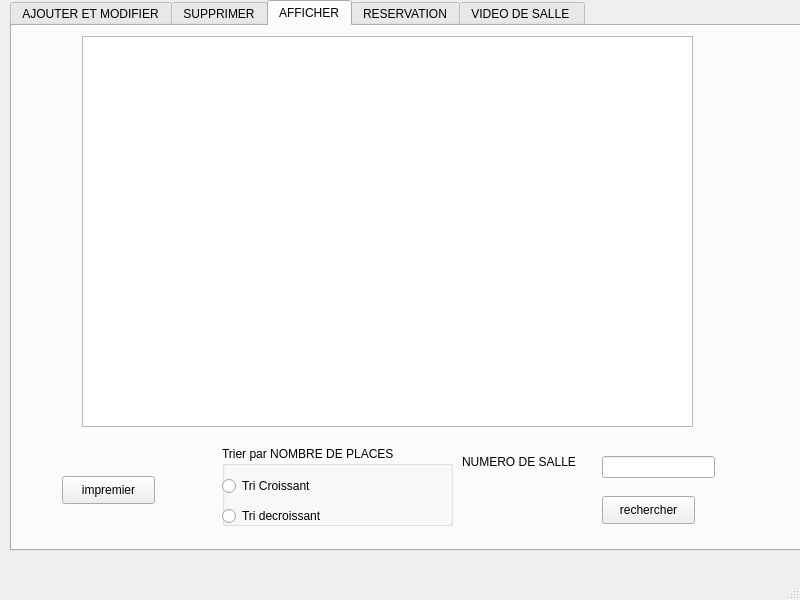
<?xml version="1.0" encoding="UTF-8"?>
<ui version="4.0">
 <class>MainWindow</class>
 <widget class="QMainWindow" name="MainWindow">
  <property name="geometry">
   <rect>
    <x>0</x>
    <y>0</y>
    <width>800</width>
    <height>600</height>
   </rect>
  </property>
  <property name="windowTitle">
   <string>MainWindow</string>
  </property>
  <widget class="QWidget" name="centralwidget">
   <widget class="QTabWidget" name="tabWidget">
    <property name="geometry">
     <rect>
      <x>10</x>
      <y>0</y>
      <width>801</width>
      <height>551</height>
     </rect>
    </property>
    <property name="currentIndex">
     <number>2</number>
    </property>
    <widget class="QWidget" name="tab">
     <attribute name="title">
      <string>AJOUTER ET MODIFIER</string>
     </attribute>
     <widget class="QLabel" name="label">
      <property name="geometry">
       <rect>
        <x>30</x>
        <y>60</y>
        <width>161</width>
        <height>31</height>
       </rect>
      </property>
      <property name="text">
       <string>NUMERO DE SALLE</string>
      </property>
     </widget>
     <widget class="QLabel" name="label_2">
      <property name="geometry">
       <rect>
        <x>30</x>
        <y>120</y>
        <width>161</width>
        <height>16</height>
       </rect>
      </property>
      <property name="text">
       <string>TYPE DE SALLE </string>
      </property>
     </widget>
     <widget class="QLabel" name="label_3">
      <property name="geometry">
       <rect>
        <x>30</x>
        <y>170</y>
        <width>161</width>
        <height>16</height>
       </rect>
      </property>
      <property name="text">
       <string>NOMBRE DE PLACES</string>
      </property>
     </widget>
     <widget class="QLabel" name="label_4">
      <property name="geometry">
       <rect>
        <x>30</x>
        <y>240</y>
        <width>141</width>
        <height>20</height>
       </rect>
      </property>
      <property name="text">
       <string>EQUIPEMENT</string>
      </property>
     </widget>
     <widget class="QCheckBox" name="ordinateur">
      <property name="geometry">
       <rect>
        <x>200</x>
        <y>240</y>
        <width>191</width>
        <height>20</height>
       </rect>
      </property>
      <property name="text">
       <string>ORDINATEUR</string>
      </property>
     </widget>
     <widget class="QCheckBox" name="tableau">
      <property name="geometry">
       <rect>
        <x>200</x>
        <y>280</y>
        <width>111</width>
        <height>20</height>
       </rect>
      </property>
      <property name="text">
       <string>TABLEAU</string>
      </property>
     </widget>
     <widget class="QCheckBox" name="clima">
      <property name="geometry">
       <rect>
        <x>200</x>
        <y>320</y>
        <width>151</width>
        <height>20</height>
       </rect>
      </property>
      <property name="text">
       <string>CLIMATISATION</string>
      </property>
     </widget>
     <widget class="QCheckBox" name="data">
      <property name="geometry">
       <rect>
        <x>200</x>
        <y>360</y>
        <width>131</width>
        <height>20</height>
       </rect>
      </property>
      <property name="text">
       <string>DATA SHOW</string>
      </property>
     </widget>
     <widget class="QPushButton" name="ajouter">
      <property name="geometry">
       <rect>
        <x>390</x>
        <y>430</y>
        <width>93</width>
        <height>28</height>
       </rect>
      </property>
      <property name="text">
       <string>AJOUTER</string>
      </property>
     </widget>
     <widget class="QPushButton" name="pushButton_2">
      <property name="geometry">
       <rect>
        <x>490</x>
        <y>430</y>
        <width>93</width>
        <height>28</height>
       </rect>
      </property>
      <property name="text">
       <string>MODIFIER</string>
      </property>
     </widget>
     <widget class="QRadioButton" name="reunion">
      <property name="geometry">
       <rect>
        <x>180</x>
        <y>120</y>
        <width>97</width>
        <height>20</height>
       </rect>
      </property>
      <property name="text">
       <string>reunion</string>
      </property>
     </widget>
     <widget class="QRadioButton" name="revision">
      <property name="geometry">
       <rect>
        <x>330</x>
        <y>120</y>
        <width>97</width>
        <height>20</height>
       </rect>
      </property>
      <property name="text">
       <string>revision</string>
      </property>
     </widget>
     <widget class="QLineEdit" name="numero">
      <property name="geometry">
       <rect>
        <x>180</x>
        <y>60</y>
        <width>311</width>
        <height>22</height>
       </rect>
      </property>
     </widget>
     <widget class="QLineEdit" name="nombre">
      <property name="geometry">
       <rect>
        <x>180</x>
        <y>180</y>
        <width>311</width>
        <height>22</height>
       </rect>
      </property>
     </widget>
     <widget class="QPushButton" name="video">
      <property name="geometry">
       <rect>
        <x>420</x>
        <y>350</y>
        <width>93</width>
        <height>28</height>
       </rect>
      </property>
      <property name="text">
       <string>video</string>
      </property>
     </widget>
    </widget>
    <widget class="QWidget" name="tab_2">
     <attribute name="title">
      <string>SUPPRIMER</string>
     </attribute>
     <widget class="QLabel" name="label_5">
      <property name="geometry">
       <rect>
        <x>40</x>
        <y>130</y>
        <width>271</width>
        <height>16</height>
       </rect>
      </property>
      <property name="text">
       <string>NUMERO DE SALLE A SUPPRIMER </string>
      </property>
     </widget>
     <widget class="QPushButton" name="pushButton_3">
      <property name="geometry">
       <rect>
        <x>500</x>
        <y>240</y>
        <width>161</width>
        <height>28</height>
       </rect>
      </property>
      <property name="text">
       <string>SUPPRIMER</string>
      </property>
     </widget>
     <widget class="QLineEdit" name="numeroooo">
      <property name="geometry">
       <rect>
        <x>280</x>
        <y>130</y>
        <width>311</width>
        <height>22</height>
       </rect>
      </property>
     </widget>
    </widget>
    <widget class="QWidget" name="tab_3">
     <attribute name="title">
      <string>AFFICHER</string>
     </attribute>
     <widget class="QTableView" name="tablesalle">
      <property name="geometry">
       <rect>
        <x>70</x>
        <y>10</y>
        <width>611</width>
        <height>391</height>
       </rect>
      </property>
     </widget>
     <widget class="QPushButton" name="rechercher_button">
      <property name="geometry">
       <rect>
        <x>590</x>
        <y>470</y>
        <width>93</width>
        <height>28</height>
       </rect>
      </property>
      <property name="text">
       <string>rechercher</string>
      </property>
     </widget>
     <widget class="QGroupBox" name="groupBox_2">
      <property name="geometry">
       <rect>
        <x>210</x>
        <y>420</y>
        <width>231</width>
        <height>80</height>
       </rect>
      </property>
      <property name="title">
       <string>Trier par NOMBRE DE PLACES</string>
      </property>
      <widget class="QRadioButton" name="radioButton_croissant">
       <property name="geometry">
        <rect>
         <x>0</x>
         <y>30</y>
         <width>141</width>
         <height>20</height>
        </rect>
       </property>
       <property name="text">
        <string>Tri Croissant</string>
       </property>
      </widget>
      <widget class="QRadioButton" name="radioButton_dcroissant">
       <property name="geometry">
        <rect>
         <x>0</x>
         <y>60</y>
         <width>121</width>
         <height>20</height>
        </rect>
       </property>
       <property name="text">
        <string>Tri decroissant</string>
       </property>
      </widget>
     </widget>
     <widget class="QLabel" name="label_10">
      <property name="geometry">
       <rect>
        <x>450</x>
        <y>420</y>
        <width>161</width>
        <height>31</height>
       </rect>
      </property>
      <property name="text">
       <string>NUMERO DE SALLE</string>
      </property>
     </widget>
     <widget class="QLineEdit" name="id_reparation">
      <property name="geometry">
       <rect>
        <x>590</x>
        <y>430</y>
        <width>113</width>
        <height>22</height>
       </rect>
      </property>
     </widget>
     <widget class="QPushButton" name="imp">
      <property name="geometry">
       <rect>
        <x>50</x>
        <y>450</y>
        <width>93</width>
        <height>28</height>
       </rect>
      </property>
      <property name="text">
       <string>impremier</string>
      </property>
     </widget>
    </widget>
    <widget class="QWidget" name="tab_4">
     <attribute name="title">
      <string>RESERVATION</string>
     </attribute>
     <widget class="QLabel" name="label_6">
      <property name="geometry">
       <rect>
        <x>60</x>
        <y>60</y>
        <width>181</width>
        <height>16</height>
       </rect>
      </property>
      <property name="text">
       <string>NOMBRE DE SALLE</string>
      </property>
     </widget>
     <widget class="QLabel" name="label_7">
      <property name="geometry">
       <rect>
        <x>60</x>
        <y>120</y>
        <width>181</width>
        <height>16</height>
       </rect>
      </property>
      <property name="text">
       <string>DATE DE RESERVATION</string>
      </property>
     </widget>
     <widget class="QLabel" name="label_8">
      <property name="geometry">
       <rect>
        <x>60</x>
        <y>190</y>
        <width>201</width>
        <height>16</height>
       </rect>
      </property>
      <property name="text">
       <string>HEURE DE DEBUT </string>
      </property>
     </widget>
     <widget class="QLabel" name="label_9">
      <property name="geometry">
       <rect>
        <x>70</x>
        <y>260</y>
        <width>201</width>
        <height>16</height>
       </rect>
      </property>
      <property name="text">
       <string>HEURE DE FIN </string>
      </property>
     </widget>
     <widget class="QSpinBox" name="spinBox_4">
      <property name="geometry">
       <rect>
        <x>240</x>
        <y>60</y>
        <width>261</width>
        <height>22</height>
       </rect>
      </property>
      <property name="minimum">
       <number>1</number>
      </property>
     </widget>
     <widget class="QDateEdit" name="dateEdit">
      <property name="geometry">
       <rect>
        <x>239</x>
        <y>110</y>
        <width>261</width>
        <height>22</height>
       </rect>
      </property>
     </widget>
     <widget class="QTimeEdit" name="timeEdit">
      <property name="geometry">
       <rect>
        <x>240</x>
        <y>190</y>
        <width>261</width>
        <height>22</height>
       </rect>
      </property>
     </widget>
     <widget class="QTimeEdit" name="timeEdit_2">
      <property name="geometry">
       <rect>
        <x>240</x>
        <y>250</y>
        <width>261</width>
        <height>22</height>
       </rect>
      </property>
     </widget>
    </widget>
    <widget class="QWidget" name="tab_5">
     <attribute name="title">
      <string>VIDEO DE SALLE </string>
     </attribute>
     <widget class="QPushButton" name="view">
      <property name="geometry">
       <rect>
        <x>270</x>
        <y>440</y>
        <width>93</width>
        <height>28</height>
       </rect>
      </property>
      <property name="text">
       <string>view</string>
      </property>
     </widget>
     <widget class="QLineEdit" name="lineEdit_video">
      <property name="geometry">
       <rect>
        <x>110</x>
        <y>440</y>
        <width>113</width>
        <height>22</height>
       </rect>
      </property>
     </widget>
    </widget>
   </widget>
  </widget>
  <widget class="QMenuBar" name="menubar">
   <property name="geometry">
    <rect>
     <x>0</x>
     <y>0</y>
     <width>800</width>
     <height>26</height>
    </rect>
   </property>
  </widget>
  <widget class="QStatusBar" name="statusbar"/>
 </widget>
 <resources/>
 <connections/>
</ui>
